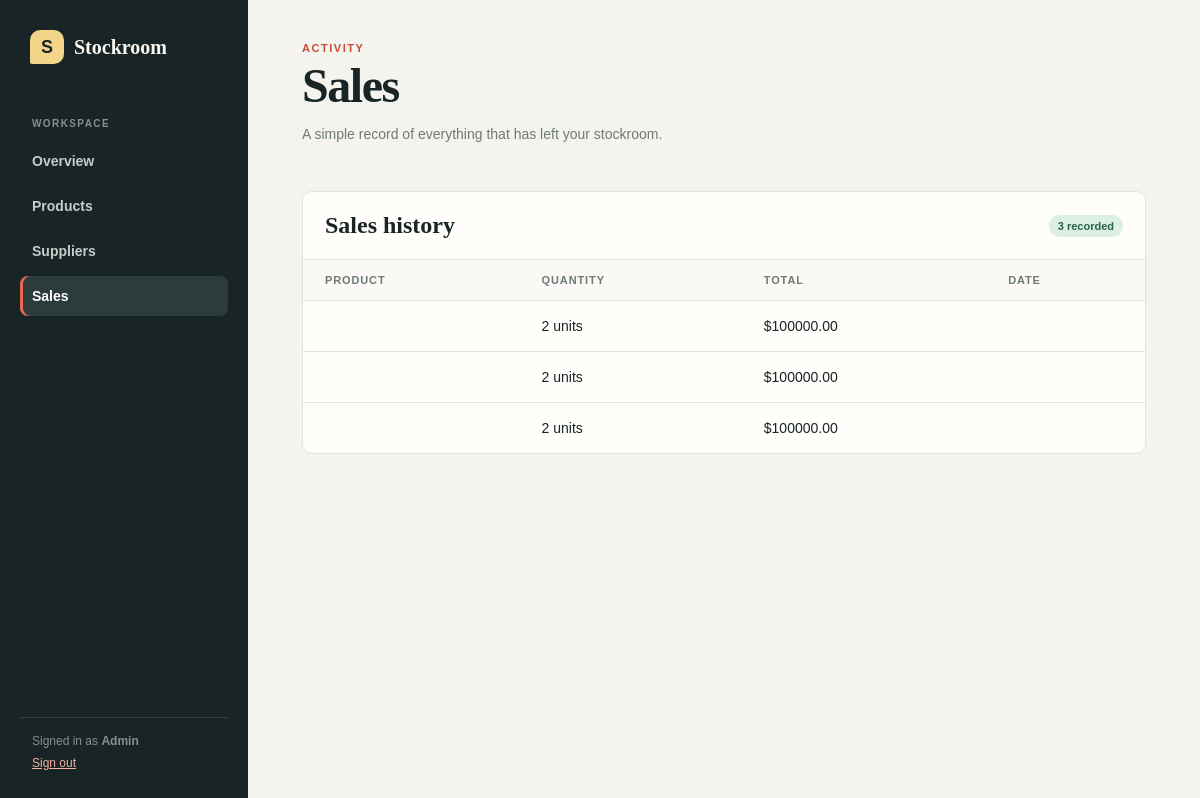
/sales (signed in), run on the app's committed database.
### tables this page shows
CREATE TABLE sales (
            id INTEGER PRIMARY KEY AUTOINCREMENT,
            product_id INTEGER,
            quantity INTEGER,
            total REAL
        );

### app.py (the view)
@app.route("/sales")
@login_required
def sales():
    conn = get_db_connection()
    sales = conn.execute("""
        SELECT sales.id, products.name,
               sales.quantity, sales.total
        FROM sales
        JOIN products ON sales.product_id = products.id
    """).fetchall()
    conn.close()
    return render_template("sales.html", sales=sales)

### app.py (called while the page is built)
def get_db_connection():
    conn = sqlite3.connect(DATABASE)
    conn.row_factory = sqlite3.Row
    conn.execute("PRAGMA foreign_keys = ON")
    return conn

def login_required(view):
    @wraps(view)
    def wrapped_view(*args, **kwargs):
        if "user_id" not in session:
            if request.path.startswith("/api/"):
                return jsonify(error="Authentication required"), 401
            return redirect(url_for("login"))
        return view(*args, **kwargs)
    return wrapped_view

### templates/sales.html (shortened to what this page needs)
{% extends "base.html" %}
{% block content %}<div class="page-heading"><div><p class="eyebrow">Activity</p><h1>Sales</h1><p class="muted">A simple record of everything that has left your stockroom.</p></div></div><section class="panel"><div class="panel-heading"><h2>Sales history</h2><span class="tag">{{ sales|length }} recorded</span></div><div class="table-wrap"><table><thead><tr><th>Product</th><th>Quantity</th><th>Total</th><th>Date</th></tr></thead><tbody>{% for sale in sales %}<tr><td><strong>{{ sale['product_name'] }}</strong></td><td>{{ sale['quantity'] }} units</td><td>${{ '%.2f'|format(sale['total']) }}</td><td>{{ sale['created_at'] }}</td></tr>{% else %}<tr><td class="empty" colspan="4">No sales yet. Your completed sales will appear here.</td></tr>{% endfor %}</tbody></table></div></section>{% endblock %}

### static/style.css (style rules this page uses)
:root { --ink: #182426; --muted: #6d7a78; --paper: #f5f3ee; --panel: #fffefa; --line: #e4e2da; --coral: #e9684d; --coral-dark: #c84c35; --mint: #dcefe5; --gold: #f3d58a; }
* { box-sizing: border-box; }
body { margin: 0; color: var(--ink); background: var(--paper); font-family: Georgia, 'Times New Roman', serif; }
.eyebrow { margin: 0 0 8px; color: var(--coral-dark); font: 700 11px Arial, sans-serif; letter-spacing: .14em; text-transform: uppercase; }
.page-heading { display: flex; justify-content: space-between; align-items: end; gap: 20px; margin-bottom: 32px; }
h1 { margin: 0; font-size: clamp(32px, 4vw, 48px); line-height: 1; letter-spacing: -.03em; }
h2 { margin: 0; font-size: 24px; }
.muted { color: var(--muted); font: 14px/1.5 Arial, sans-serif; }
.panel { border: 1px solid var(--line); border-radius: 10px; background: var(--panel); overflow: hidden; }
.panel-heading { display: flex; justify-content: space-between; align-items: center; padding: 20px 22px; border-bottom: 1px solid var(--line); }
.table-wrap { overflow-x: auto; }
table { width: 100%; border-collapse: collapse; font: 14px Arial, sans-serif; }
th { padding: 14px 22px; color: var(--muted); background: #faf9f5; font-size: 11px; letter-spacing: .08em; text-align: left; text-transform: uppercase; }
td { padding: 17px 22px; border-top: 1px solid var(--line); }
.tag { display: inline-block; padding: 5px 9px; border-radius: 99px; background: var(--mint); color: #27634b; font: 700 11px Arial, sans-serif; }

### data on the page
sales: quantity "2", total "100000.00"
sales: quantity "2", total "100000.00"
sales: quantity "2", total "100000.00"

### other printed values
{{ session.get('username', 'user') }} "Admin"
{{ sales|length }} "3"
